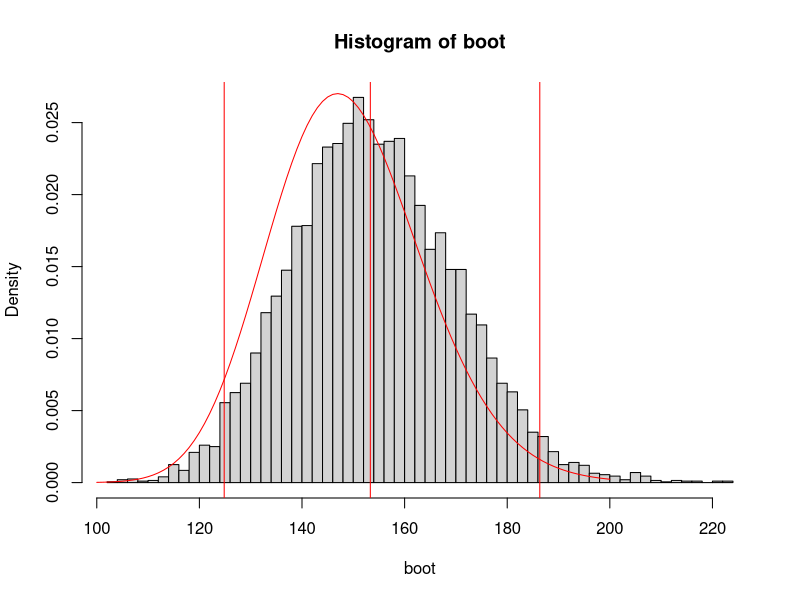

This chart was generated by the following R code:
## ---- chunk 1
set.seed(42)
mu <- 5
n <- 100
xi <- rnorm(n, mu, 1)
## ---- chunk 2
theta_hat <- exp(mean(xi))
theta_hat
## ---- chunk 3
B <- 10000
boot <- rep(0, B)
for (i in 1:B)
{
  s <- sample(xi, n, replace=TRUE)
  boot[i] <- exp(mean(s))
}
## ---- chunk 4
se <- sqrt(var(boot))
se
## ---- chunk 5
alpha <- 1 - 0.95
## ---- chunk 6
theta_hat + c(-1,1)*se*qnorm(1-alpha/2)
## ---- chunk 7
ci <- quantile(boot, c(alpha/2, 1-alpha/2))
ci
## ---- chunk 8
hist(boot, breaks=50, freq=F)
abline(v=c(ci[1],theta_hat,ci[2]), col="Red")
curve(sqrt(n)/x*dnorm(sqrt(n)*(log(x)-mu)), 100, 200, add=T, col="Red")
